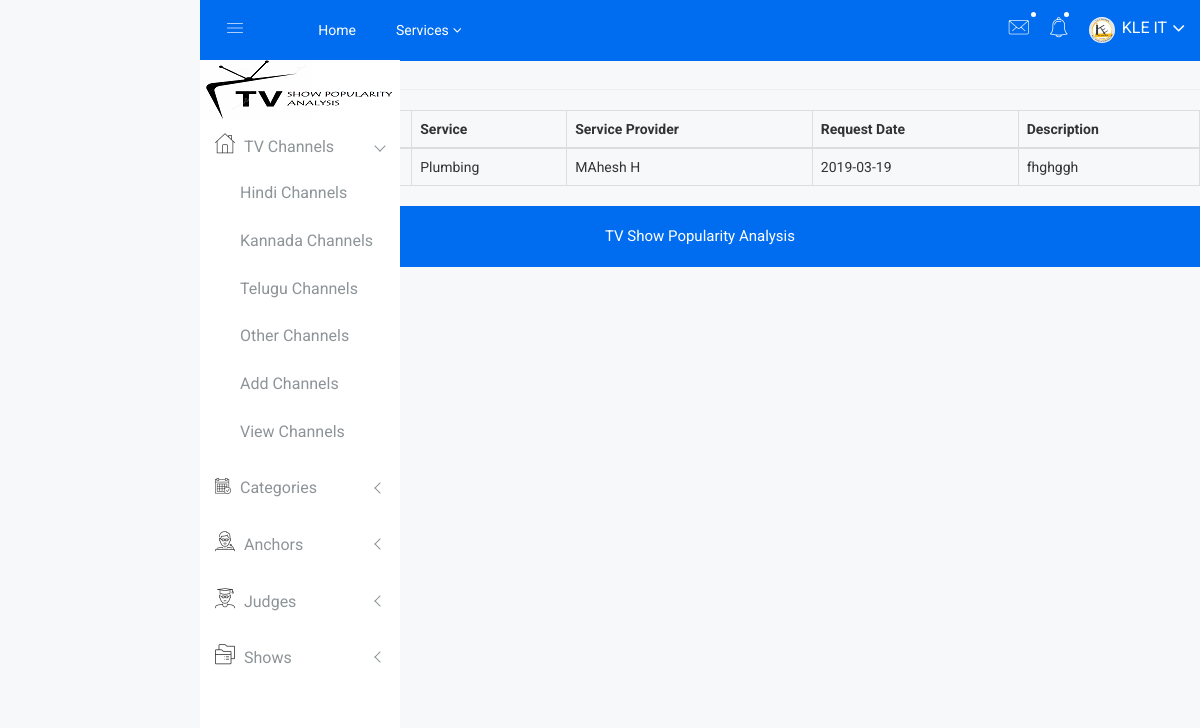
The page /admin/Admin/view_request.php on the database its author committed.
### tables this page shows
CREATE TABLE `request` (
  `request_id` int(20) NOT NULL auto_increment,
  `customer_id` int(20) NOT NULL,
  `service_id` int(20) NOT NULL,
  `service_producer_id` int(20) NOT NULL,
  `request_date` date NOT NULL,
  `description` varchar(100) NOT NULL,
  PRIMARY KEY  (`request_id`)
);

CREATE TABLE `services` (
  `service_id` int(20) NOT NULL auto_increment,
  `service_name` varchar(50) NOT NULL,
  `service_description` varchar(100) NOT NULL,
  `category_id` int(20) NOT NULL,
  PRIMARY KEY  (`service_id`)
);

CREATE TABLE `service_producers` (
  `service_producer_id` int(20) NOT NULL auto_increment,
  `service_id` int(20) NOT NULL,
  `name` varchar(50) NOT NULL,
  `contact_no` bigint(50) NOT NULL,
  `company_name` varchar(50) NOT NULL,
  `email` varchar(50) NOT NULL,
  `address` varchar(100) NOT NULL,
  `register_no` varchar(50) NOT NULL,
  PRIMARY KEY  (`service_producer_id`)
);

### admin/Admin/view_request.php (the view, shortened to what this page needs)
<?php include('metatags.php');   ?>
<?php include('header.php');   ?>
<?php include('sidebar.php');   ?>
            <div id="page-content">
                <h4 class="page-header">REQUESTS</h4>
                <div class="block-section">
                    <table class="table table-bordered" id="sample_1">
                        <thead>
                            <tr>
<th>#</th>
<th>Customer</th>
<th>Service</th>
<th>Service Provider</th>
<th>Request Date</th>
<th>Description</th>
</tr>
                        </thead>
                        <tbody>
  <?php
  $i=0;
include('db.php');
$sql="select * from request rs,customer cs,services sr,service_producers sp where rs.customer_id=cs.customer_id and rs.service_id=sr.service_id and rs.service_producer_id=sp.service_producer_id";
$res=mysql_query($sql);
while($row=mysql_fetch_array($res))
{
$i=$i+1;
?>
<tr>
<td><?php echo $i;?></td>
<td><?php echo $row['customer_name'];?></td>
<td><?php echo $row['service_name'];?></td>
<td><?php echo $row['name'];?></td>
<td><?php echo $row['request_date'];?></td>
<td><?php echo $row['description'];?></td>
</tr>
<?php
}
?>
                        </tbody>
                    </table>
                </div>
            </div>
			<link rel="stylesheet" href="js/validationEngine.jquery.css" type="text/css" media="screen" title="no title" charset="utf-8" />
<?php include('footer.php');   ?>

### admin/Admin/css/main.css (style rules this page uses)
html { color: #222; font-size: 1em; line-height: 1.4; }

### rows shown on the page
request: service.service_name "Plumbing", service_producer.name "MAhesh H", request_date "2019-03-19", description "fhghggh"
